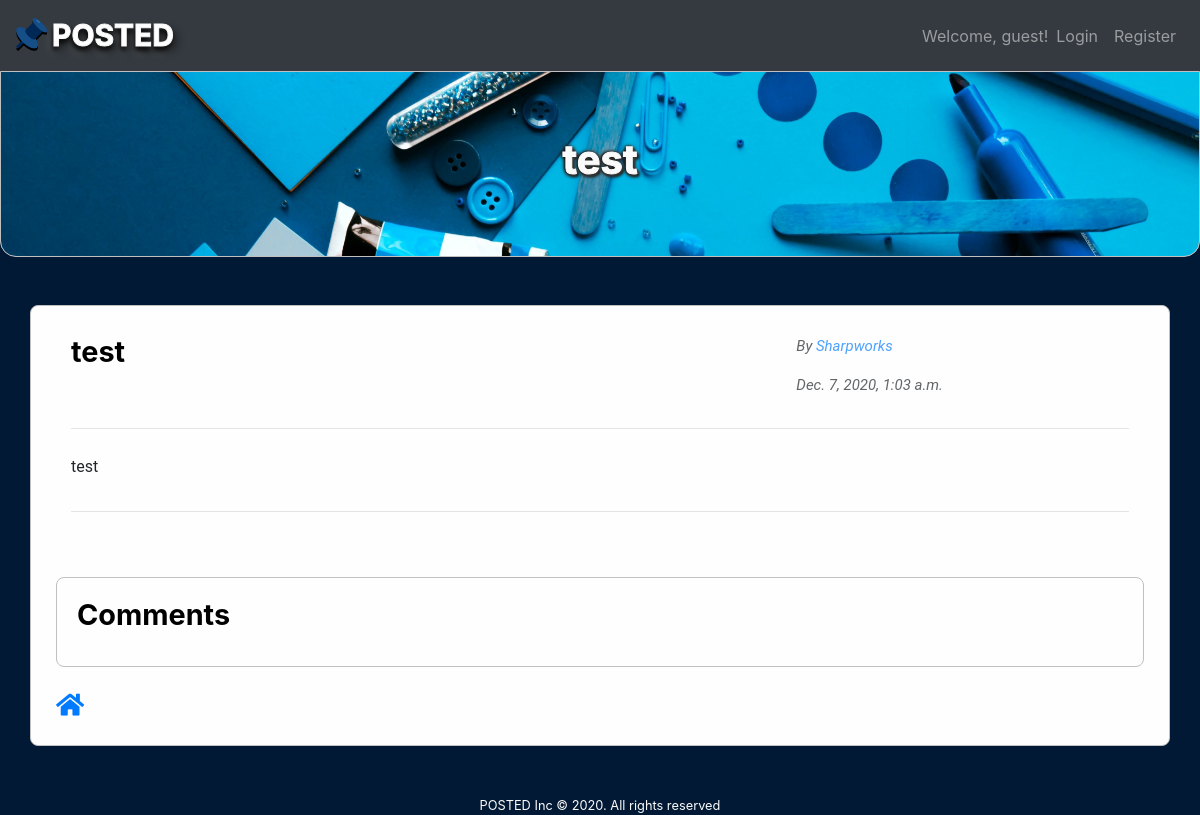
The page /post/2 on the database as committed earlier.
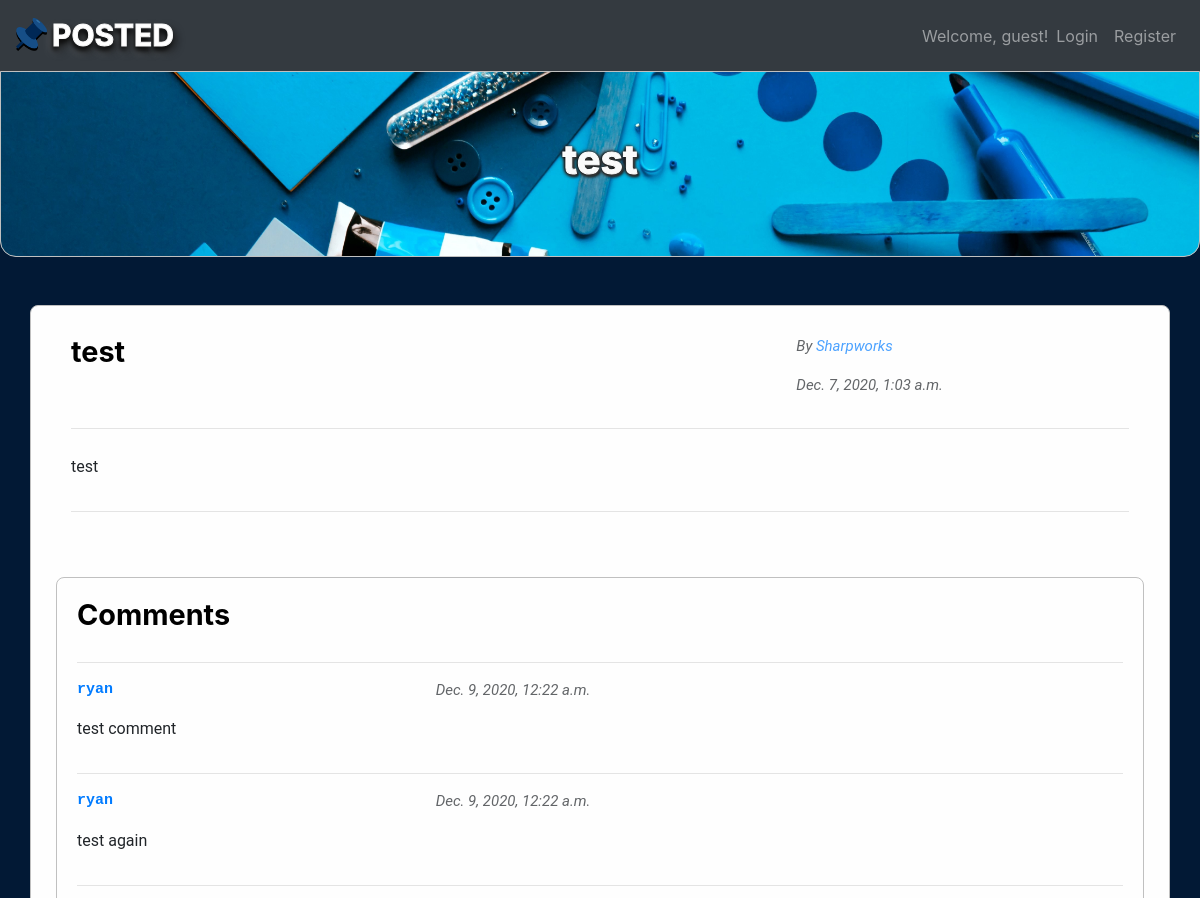
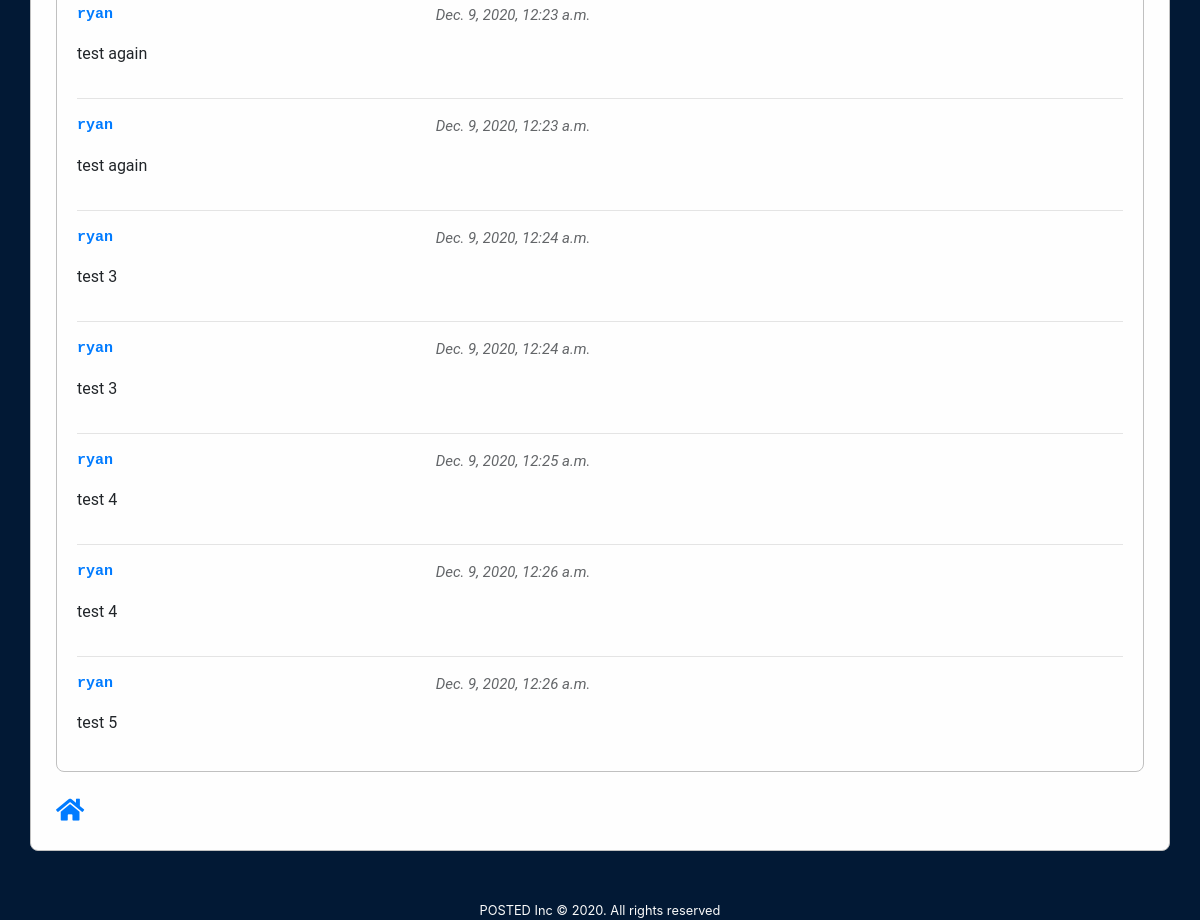
The same page on the database as committed later (2 pictures, top to bottom).
### final/models.py (models this page shows, shortened)
class Comment(models.Model):
    post = models.ForeignKey(Post, to_field='id', on_delete=models.CASCADE)
    user = models.ForeignKey(User, to_field='id', on_delete=models.CASCADE)
    created_date = models.DateTimeField(auto_now_add=True)
    last_modified_date = models.DateTimeField(auto_now=True)
    body = models.TextField(max_length=1000)

### final/views.py (the view, shortened to what this page needs)
# urls.py: path('post/<int:id>', views.view_post, name="post"),
def view_post(request, id):
    post = Post.objects.get(id=id)
    author_id = post.user_id
    author = User.objects.get(id=author_id)
    comments = Comment.objects.filter(post_id=id)
    user_is_author = request.user == author
    comment_form = CommentForm()
    context = {'post': post,
               'author': author,
               'comments': comments,
               'commentForm': comment_form,
               'user_is_author': user_is_author}
    return render(request, 'final/view-post.html', context)

### templates/final/view-post.html (shortened to what this page needs)
{% extends 'final/base.html' %}
{% block jumbotron %}
    <h1 class="display-5 jumbo-label">{{ post.title }}</h1>
{% endblock %}
{% block body %}
    <div class="container py-1">
        <div class="row">
            <div class="head col-md-8">
                <h1 class="header">{{ post.title }}</h1>
            </div>
            <div class="col-md-4">
                <p class="details">By <a href="{% url 'profile' author.id%}">{{ author.username }}</a></p>
                <p class="details">{{ post.created_date }}</p>
            </div>
        </div>
        <hr>
        <div class="row">
            <div class="col">
                <p class="body">{{ post.body }}</p>
            </div>
        </div>
        <hr>
    </div>
    <div class="comment" class="container">
        <div class="head">
            <h1 class="header">Comments</h1>
        </div>
        {% for comment in comments %}
            <hr>
            <div class="row">
                <div class="container">
                    <div class="row">
                        <div class="col-4">
                            <p class="user"><a href="{% url 'profile' comment.user.id%}">{{ comment.user.username }}</a></p>
                        </div>
                        <div class="col-8">
                            <p class="details">{{ comment.created_date }}</p>
                        </div>
                    </div>
                    <div class="row">
                        <div class="col">
                            <p>{{ comment.body }}</p>
                        </div>
                    </div>
                </div>
            </div>
        {% endfor %}
    </div>
    <a href="{% url 'index' %}"><i class="home fas fa-home"></i></a>
{% endblock %}

Rows that differ between the two databases and show on the page:
added Comment: user.username "ryan", created_date "Dec. 9, 2020, 12:22 a.m.", body "test comment"
added Comment: user.username "ryan", created_date "Dec. 9, 2020, 12:22 a.m.", body "test again"
added Comment: user.username "ryan", created_date "Dec. 9, 2020, 12:23 a.m.", body "test again"
added Comment: user.username "ryan", created_date "Dec. 9, 2020, 12:23 a.m.", body "test again"
added Comment: user.username "ryan", created_date "Dec. 9, 2020, 12:24 a.m.", body "test 3"
added Comment: user.username "ryan", created_date "Dec. 9, 2020, 12:24 a.m.", body "test 3"
added Comment: user.username "ryan", created_date "Dec. 9, 2020, 12:25 a.m.", body "test 4"
added Comment: user.username "ryan", created_date "Dec. 9, 2020, 12:26 a.m.", body "test 4"
added Comment: user.username "ryan", created_date "Dec. 9, 2020, 12:26 a.m.", body "test 5"
